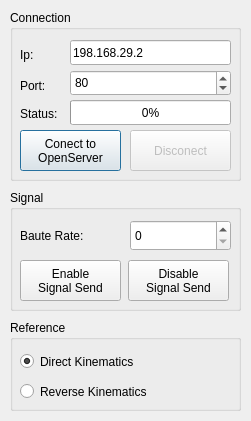
<?xml version="1.0" encoding="UTF-8"?>
<ui version="4.0">
 <class>config</class>
 <widget class="QDialog" name="config">
  <property name="geometry">
   <rect>
    <x>0</x>
    <y>0</y>
    <width>251</width>
    <height>421</height>
   </rect>
  </property>
  <property name="sizePolicy">
   <sizepolicy hsizetype="Fixed" vsizetype="Fixed">
    <horstretch>0</horstretch>
    <verstretch>0</verstretch>
   </sizepolicy>
  </property>
  <property name="minimumSize">
   <size>
    <width>251</width>
    <height>421</height>
   </size>
  </property>
  <property name="maximumSize">
   <size>
    <width>251</width>
    <height>421</height>
   </size>
  </property>
  <property name="windowTitle">
   <string>Dialog</string>
  </property>
  <widget class="QGroupBox" name="connection">
   <property name="geometry">
    <rect>
     <x>10</x>
     <y>10</y>
     <width>231</width>
     <height>171</height>
    </rect>
   </property>
   <property name="title">
    <string>Connection</string>
   </property>
   <widget class="QLabel" name="labelIp">
    <property name="geometry">
     <rect>
      <x>10</x>
      <y>36</y>
      <width>41</width>
      <height>17</height>
     </rect>
    </property>
    <property name="text">
     <string>Ip:</string>
    </property>
   </widget>
   <widget class="QLineEdit" name="lineIp">
    <property name="geometry">
     <rect>
      <x>60</x>
      <y>30</y>
      <width>161</width>
      <height>25</height>
     </rect>
    </property>
    <property name="text">
     <string>198.168.29.2</string>
    </property>
   </widget>
   <widget class="QLabel" name="labelPorta">
    <property name="geometry">
     <rect>
      <x>10</x>
      <y>67</y>
      <width>41</width>
      <height>17</height>
     </rect>
    </property>
    <property name="text">
     <string>Port:</string>
    </property>
   </widget>
   <widget class="QPushButton" name="buttonConect">
    <property name="geometry">
     <rect>
      <x>10</x>
      <y>120</y>
      <width>101</width>
      <height>41</height>
     </rect>
    </property>
    <property name="text">
     <string>Conect to
OpenServer</string>
    </property>
   </widget>
   <widget class="QProgressBar" name="boxStatus">
    <property name="geometry">
     <rect>
      <x>60</x>
      <y>90</y>
      <width>161</width>
      <height>25</height>
     </rect>
    </property>
    <property name="value">
     <number>0</number>
    </property>
   </widget>
   <widget class="QPushButton" name="buttonDisconect">
    <property name="enabled">
     <bool>false</bool>
    </property>
    <property name="geometry">
     <rect>
      <x>120</x>
      <y>120</y>
      <width>101</width>
      <height>41</height>
     </rect>
    </property>
    <property name="text">
     <string>Disconect</string>
    </property>
   </widget>
   <widget class="QSpinBox" name="boxPort">
    <property name="geometry">
     <rect>
      <x>60</x>
      <y>60</y>
      <width>161</width>
      <height>26</height>
     </rect>
    </property>
    <property name="value">
     <number>80</number>
    </property>
   </widget>
   <widget class="QLabel" name="labelStatus">
    <property name="geometry">
     <rect>
      <x>10</x>
      <y>95</y>
      <width>51</width>
      <height>17</height>
     </rect>
    </property>
    <property name="text">
     <string>Status:</string>
    </property>
   </widget>
  </widget>
  <widget class="QGroupBox" name="signal">
   <property name="geometry">
    <rect>
     <x>10</x>
     <y>190</y>
     <width>231</width>
     <height>121</height>
    </rect>
   </property>
   <property name="title">
    <string>Signal</string>
   </property>
   <widget class="QSpinBox" name="baute">
    <property name="geometry">
     <rect>
      <x>120</x>
      <y>30</y>
      <width>101</width>
      <height>31</height>
     </rect>
    </property>
   </widget>
   <widget class="QLabel" name="label_24">
    <property name="geometry">
     <rect>
      <x>10</x>
      <y>30</y>
      <width>101</width>
      <height>31</height>
     </rect>
    </property>
    <property name="text">
     <string>Baute Rate:</string>
    </property>
   </widget>
   <widget class="QPushButton" name="enable">
    <property name="geometry">
     <rect>
      <x>10</x>
      <y>70</y>
      <width>101</width>
      <height>41</height>
     </rect>
    </property>
    <property name="text">
     <string>Enable
Signal Send</string>
    </property>
   </widget>
   <widget class="QPushButton" name="disable">
    <property name="geometry">
     <rect>
      <x>118</x>
      <y>70</y>
      <width>101</width>
      <height>41</height>
     </rect>
    </property>
    <property name="text">
     <string>Disable
Signal Send</string>
    </property>
   </widget>
  </widget>
  <widget class="QGroupBox" name="reference">
   <property name="geometry">
    <rect>
     <x>10</x>
     <y>320</y>
     <width>231</width>
     <height>91</height>
    </rect>
   </property>
   <property name="title">
    <string>Reference</string>
   </property>
   <widget class="QRadioButton" name="reverse">
    <property name="geometry">
     <rect>
      <x>10</x>
      <y>60</y>
      <width>151</width>
      <height>23</height>
     </rect>
    </property>
    <property name="text">
     <string>Reverse Kinematics</string>
    </property>
   </widget>
   <widget class="QRadioButton" name="direct">
    <property name="geometry">
     <rect>
      <x>10</x>
      <y>30</y>
      <width>151</width>
      <height>23</height>
     </rect>
    </property>
    <property name="text">
     <string>Direct Kinematics</string>
    </property>
    <property name="checked">
     <bool>true</bool>
    </property>
   </widget>
  </widget>
 </widget>
 <resources/>
 <connections/>
</ui>
